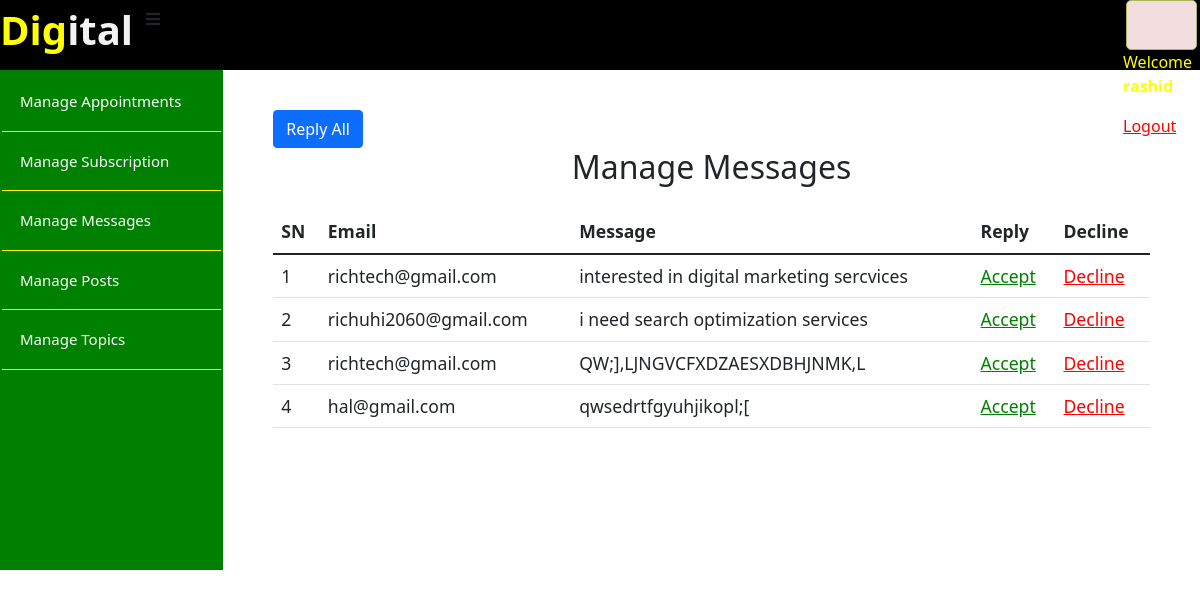
Page /Admin/messages/index.php (signed in) on the committed database.
### tables this page shows
CREATE TABLE `messages` (
  `id` int(11) NOT NULL,
  `email` varchar(255) NOT NULL,
  `messages` varchar(255) NOT NULL
);

### Admin/db.php (called while the page is built, shortened)
<?php
   require('database/connect.php');
   function selectAll($table, $conditions = [])
   {
      global $conn;
      $sql = "SELECT * FROM $table";
      if (empty($conditions)) {
         $stmt = $conn-> prepare($sql);
         $stmt->execute();
         $records = $stmt->get_result()->fetch_all(MYSQLI_ASSOC);
         return $records;
      }
   }
 ?>

### Admin/messages/message.php (called while the page is built, shortened)
<?php
$table = 'messages';
$topics = selectAll('messages');
$post = selectAll($table);
 ?>

### Admin/messages/index.php (the view, shortened to what this page needs)
<?php include ('message.php'); ?>
<!DOCTYPE html>
<html lang="en">
<head>
     <link rel="stylesheet" href="../admi.css">
    <link rel="stylesheet" href="https://cdnjs.cloudflare.com/ajax/libs/font-awesome/5.15.3/css/all.min.css"/>
    <link href="https://cdn.jsdelivr.net/npm/bootstrap@5.1.3/dist/css/bootstrap.min.css" rel="stylesheet">
</head>
<body>
  <div class="wrapper">
      <div class="logo"><a href="index.html"> <span style="color: yellow;">Dig</span>ital</a></div>
      <label for="menu-btn" class="btn menu-btn"><i class="fas fa-bars"></i></label>
        <div class="contentadmin">
    <?php if (isset($_SESSION['success'])):?>
      <div class="error success">
      </div>
  <?php endif ?>
    <?php if (isset($_SESSION["username"])): ?>
      <p style="color:yellow;">Welcome    <strong><?php echo $_SESSION['username']; ?></strong></p>
      <p><a href="index.php?logout='1'" style="color: red;">Logout</a></p>
      <?php endif ?>
  </div>
    </div>
<div class="admin-wrapper">
  <div class="left-sidebar">
  <ul>
        <li><a href="../appointments/index.php">Manage Appointments</a></li>
    <li><a href="../subscriptions/index.php">Manage Subscription </a></li>
    <li><a href="index.php">Manage Messages </a></li>
    <li><a href="../post/index.php">Manage Posts</a></li>
    <li><a href="../topics/index.php">Manage Topics</a></li>
  </ul>
   </div>
  <div class="admin-content">
<div class="button-group">
<a href="create.php" class="btn btn-big btn-primary">Reply All </a>
 </div>
 <div class="content">
   <h2 class="page-title">Manage Messages</h2>
   <table class="table table-outline-success">
    <thead>
    <th>SN</th>
     <th>Email</th>
     <th>Message</th>
     <th>Reply</th>
     <th>Decline</th>
   </thead>
   <tbody>
     <?php foreach ($post as $key => $post): ?>
     <tr>
      <td><?php echo $key + 1 ?></td>
      <td><?php echo $post['email'];  ?></td>
      <td><?php echo $post['messages'];  ?></td>
      <td><a href="../mail/mail.php?id=<?php echo $post['id'] ?>" class="edit">Accept</a></td>
      <td><a href="../mail/mail.php?id=<?php echo $post['id'] ?>" class="delete">Decline</a></td>
     </tr>
     <?php endforeach ?>
   </tbody>
   </table>
 </div>
   </div>
  </div>
</body>
</html>

### Admin/admi.css (style rules this page uses)
body { font-family: 'Lora', serif; }
.wrapper { width: 100%; display: inline-flex; background: #000; height: 70px; }
.wrapper .logo a { color: #f2f2f2; font-size: 40px; font-weight: 600; text-decoration: none; }
.admin-wrapper { display: flex; height:500px; }
.admin-wrapper .left-sidebar { flex: 2; border: 2px solid green; height: 100%; background: green; }
.admin-wrapper .left-sidebar ul { list-style: none; margin: 0px; padding: 0px; color: aliceblue; }
.admin-wrapper .left-sidebar ul li a { font-size: 15px; text-decoration: none; padding: 18px; display: block; color: #fff; border-bottom: 1px solid yellow; }
.admin-wrapper .admin-content { flex: 8; height: 100%; overflow-y: scroll; padding: 40px 50px 50px; }
.admin-content .page-title { text-align: center; margin-bottom: 1.5rem; }
table { width: 100%; border-collapse: collapse; font-size: 1.1rem; }
th,td { padding: 15px; text-align: left; border-bottom: 1px solid red; }
.edit { color: green; }
.delete { color: red; }
.contentadmin { position: inherit; float: right; color: white; margin-left: 950px; }
.btn { background: #000; }
.error { width: 92%; height: 50px; margin: 0px auto; padding: 10px; border: 1px solid #a7b658; color: #7fbd3c; background: #f2dede; list-style: none; border-radius: 5px; text-align: left; }

### rows in the picture
messages: email "richtech@gmail.com", messages "interested in digital marketing sercvices"
messages: email "richuhi2060@gmail.com", messages "i need search optimization services"
messages: email "richtech@gmail.com", messages "QW;],LJNGVCFXDZAESXDBHJNMK,L"
messages: email "hal@gmail.com", messages "qwsedrtfgyuhjikopl;["

### other values in the picture
$_SESSION['username'] "rashid"
